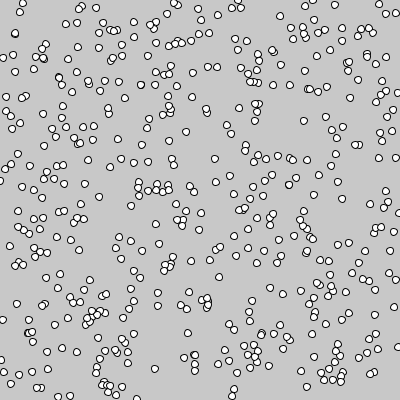
Frame 1 (no input)
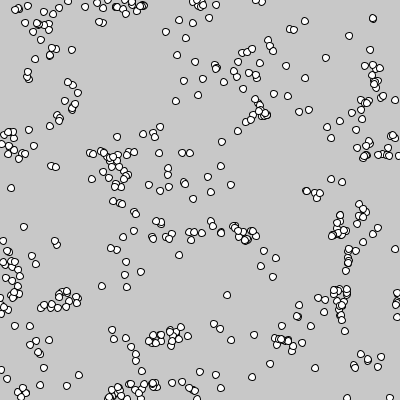
Frame 60 (the mouse pressed at the canvas centre just before this capture)
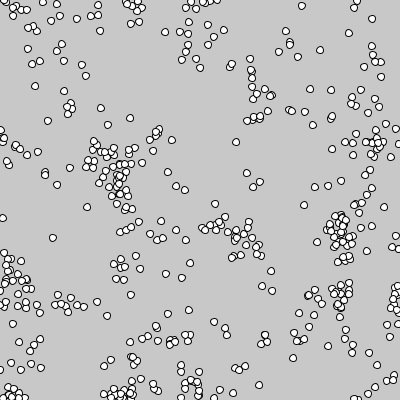
Frame 120 (the mouse held since frame 60 and released just before this capture)

The Processing sketch that drew these frames (run headless with seeded random() and noise(); from frame 60 on, the mouse is pressed at the canvas centre):

// Processing sketch: processing_113289
// ── processing_113289.pde

ArrayList<Particle> myParticles;


//==========================================================
void setup() {
  size(400, 400);
  myParticles = new ArrayList<Particle>(); 

  for (int i=0; i<500; i++) {
    float rx = random(width); 
    float ry = random(height); 
    myParticles.add( new Particle(rx, ry));
  }
}


void mousePressed(){
   for (int i=0; i<500; i++) {
    myParticles.get(i).px = random(width); 
    myParticles.get(i).py = random(height); 
  }
}

//==========================================================
void draw() {
  background (200);

  float noiseFieldStrength = 0.15;
 
  // noise field force; see noisefield sketch. 
  for (int i=0; i<myParticles.size(); i++) {
    float px = myParticles.get(i).px;
    float py = myParticles.get(i).py;

    float nx = 0.020*px              ; 
    float ny = 0.020*py              ;
    float mx = 0.021*px + 1.2345678  ;
    float my = 0.021*py + 2.3456789  ; 

    float noiseForcex = noiseFieldStrength * map(noise (nx, ny), 0, 1, -1, 1);
    float noiseForcey = noiseFieldStrength * map(noise (mx, my), 0, 1, -1, 1);
    
    myParticles.get(i).addForce (noiseForcex, noiseForcey); // add in forces
  }

  for (int i=0; i<myParticles.size(); i++) {
    myParticles.get(i).bPeriodicBoundaries = true;
    myParticles.get(i).update(); // update all locations
  }

  for (int i=0; i<myParticles.size(); i++) {
    myParticles.get(i).render(); // draw all particles
  }
}

//==========================================================
class Particle {
  float px; 
  float py; 
  float vx; 
  float vy; 
  float damping;
  float mass; 
  boolean bLimitVelocities = true;
  boolean bPeriodicBoundaries = false;

  // Constructor for the Particle
  Particle (float x, float y) {
    px = x; 
    py = y; 
    vx = vy = 0; 
    damping = 0.96;
    mass = 1.0;
  }

  // Add a force in. One step of Euler integration.
  void addForce (float fx, float fy) {
    float ax = fx / mass; 
    float ay = fy / mass; 
    vx += ax; 
    vy += ay;
  }

  // Update the position. Another step of Euler integration.
  void update() {
    vx *= damping; 
    vy *= damping;
    limitVelocities();
    handleBoundaries();
    px += vx; 
    py += vy;
  }


  void limitVelocities() {
    if (bLimitVelocities) {
      float speed = sqrt(vx*vx + vy*vy); 
      float maxSpeed = 10; 
      if (speed > maxSpeed) {
        vx *= maxSpeed/speed;
        vy *= maxSpeed/speed;
      }
    }
  }

  void handleBoundaries() {
    if (bPeriodicBoundaries) {
      if (px > width ) px -= width;
      if (px < 0     ) px += width;
      if (py > height) py -= height;
      if (py < 0     ) py += height;
    } 
    else {
      if (px > width ) vx = -vx;
      if (px < 0     ) vx = -vx;
      if (py > height) vy = -vy;
      if (py < 0     ) vy = -vy;
    }
  }

  void render() {
    ellipse(px, py, 7, 7);
  }
}
